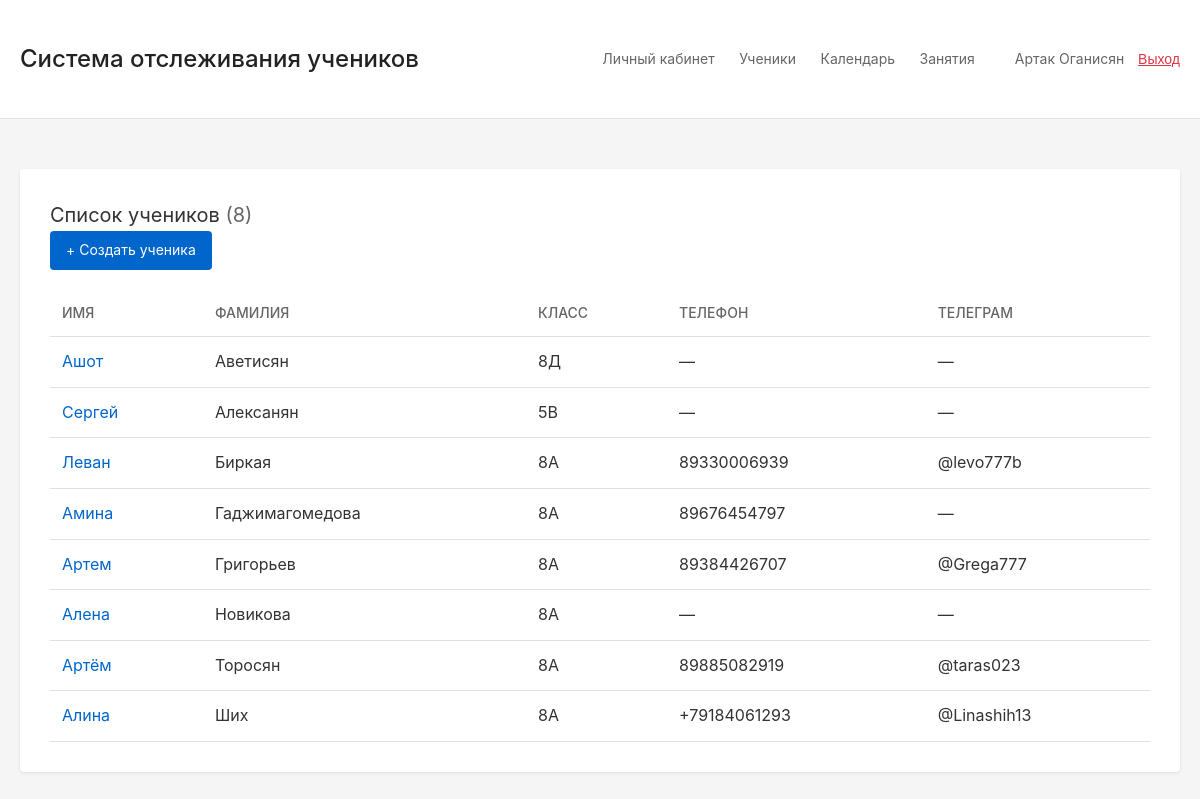
The app's page /students/ (signed in), older data.
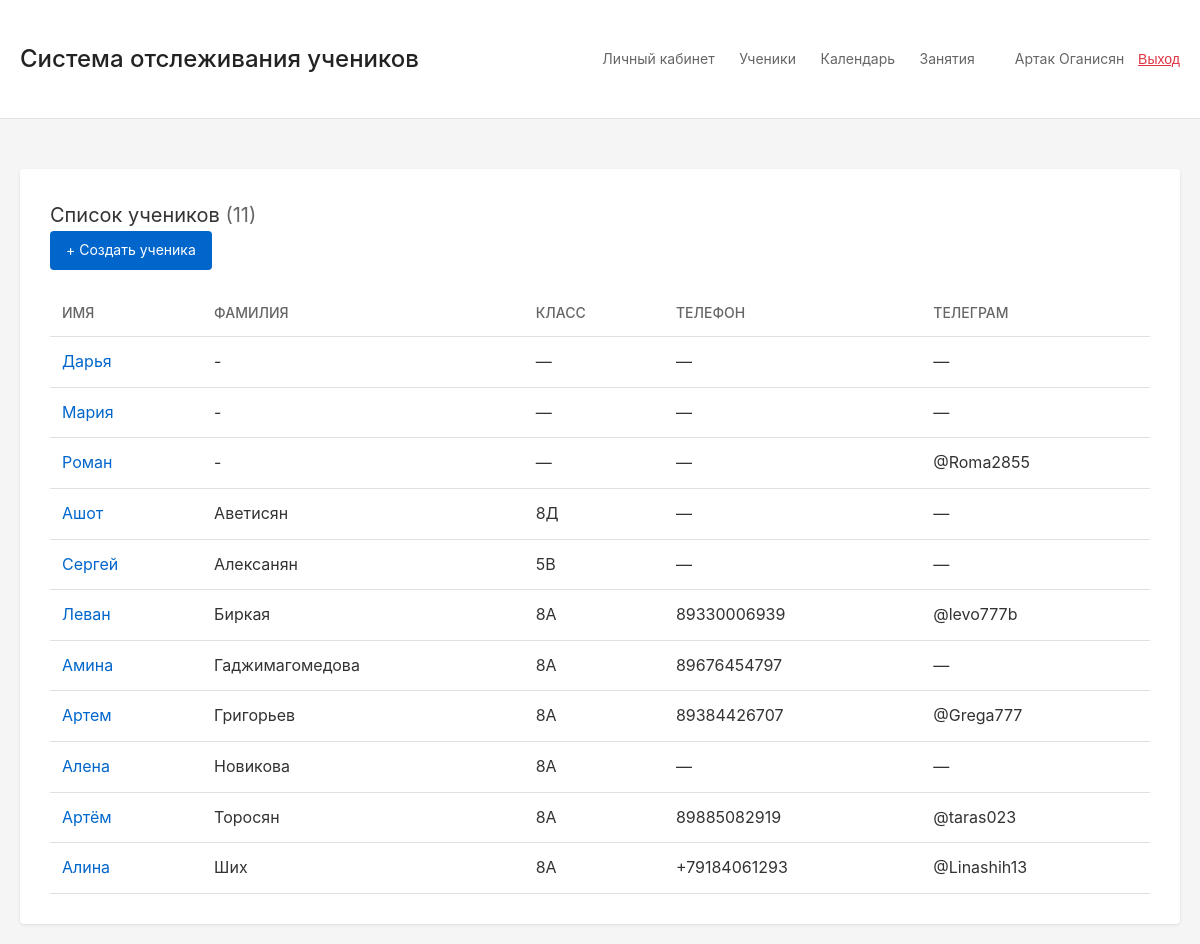
The same page, newer data.
### main/models.py (models this page shows, shortened)
class Student(models.Model):
    tutor = models.ForeignKey(Tutor, on_delete=models.CASCADE, related_name='students', verbose_name='Репетитор')
    first_name = models.CharField(max_length=100, verbose_name='Имя')
    last_name = models.CharField(max_length=100, verbose_name='Фамилия')
    phone = models.CharField(max_length=20, blank=True, null=True, verbose_name='Телефон')
    telegram = models.CharField(max_length=20, blank=True, null=True, verbose_name='Телеграм')
    created_at = models.DateTimeField(auto_now_add=True, verbose_name='Дата создания')
    updated_at = models.DateTimeField(auto_now=True, verbose_name='Дата обновления')
    grade = models.CharField(max_length=10, blank=True, null=True, verbose_name='Класс')
    notes = models.TextField(blank=True, verbose_name='Заметки')
    is_active = models.BooleanField(default=True, verbose_name='Активен')
    class Meta:
        verbose_name = 'Ученик'
        verbose_name_plural = 'Ученики'
        ordering = ['last_name', 'first_name']

### main/views.py (the view)
# urls.py: path('students/', views.student_list, name='student_list'),
@login_required
def student_list(request):
    tutor = get_tutor(request)
    if not tutor:
        messages.error(request, 'Профиль репетитора не найден.')
        return redirect('dashboard')
    students = Student.objects.filter(tutor=tutor, is_active=True)
    students_count = students.count()
    return render(request, 'main/student_list.html', {
        'students': students,
        'students_count': students_count
    })

### main/views.py (called while the page is built)
def get_tutor(request):
    if request.user.is_authenticated:
        try:
            return request.user.tutor
        except Tutor.DoesNotExist:
            return None
    return None

### main/templates/main/student_list.html (shortened to what this page needs)
{% extends 'main/base.html' %}
{% block content %}
<div class="page-header">
    <h2 style="font-weight: 400; font-size: 20px; margin: 0;">
        Список учеников
        {% if students_count is not None %}
            <span style="color: #666; font-size: 20px;">({{ students_count }})</span>
        {% endif %}
    </h2>
    <a href="{% url 'student_create' %}" class="btn">+ Создать ученика</a>
</div>
{% if students %}
    <div class="table-responsive">
    <table>
        <thead>
            <tr>
                <th>Имя</th>
                <th>Фамилия</th>
                <th>Класс</th>
                <th class="table-mobile-hide">Телефон</th>
                <th class="table-mobile-hide">Телеграм</th>
            </tr>
        </thead>
        <tbody>
            {% for student in students %}
            <tr>
                <td><a href="{% url 'student_detail' student.pk %}">{{ student.first_name }}</a></td>
                <td>{{ student.last_name }}</td>
                <td>{{ student.grade|default:"—" }}</td>
                <td class="table-mobile-hide">{{ student.phone|default:"—" }}</td>
                <td class="table-mobile-hide">{{ student.telegram|default:"—" }}</td>
            </tr>
            {% endfor %}
        </tbody>
    </table>
    </div>
{% else %}
    <div class="empty-state">
        <p>Пока нет учеников в системе</p>
    </div>
{% endif %}
{% endblock %}

### main/templates/main/base.html (shortened to what this page needs)
<!DOCTYPE html>
<html lang="ru">
<head>
</head>
<body>
    <header>
        <div class="container">
            <div style="display: flex; justify-content: space-between; align-items: center;">
                <h1><a href="{% url 'dashboard' %}" style="color: #222; text-decoration: none;">Система отслеживания учеников</a></h1>
                <div style="display: flex; align-items: center; gap: 20px;">
                    {% if user.is_authenticated %}
                        <nav>
                            <a href="{% url 'dashboard' %}">Личный кабинет</a>
                            <a href="{% url 'student_list' %}">Ученики</a>
                            <a href="{% url 'calendar' %}">Календарь</a>
                            <a href="{% url 'lesson_list' %}">Занятия</a>
                        </nav>
                        <div style="font-size: 14px; color: #666;">
                            {{ user.get_full_name|default:user.username }}
                            <form method="post" action="{% url 'logout' %}" style="display: inline;">
                                <button type="submit" style="background: none; border: none; color: #dc3545; cursor: pointer; text-decoration: underline; padding: 0; margin-left: 10px; font-size: 14px;">Выход</button>
                            </form>
                        </div>
                    {% else %}
                        <nav>
                            <a href="{% url 'login' %}">Вход</a>
                            <a href="{% url 'register' %}">Регистрация</a>
                        </nav>
                    {% endif %}
                </div>
            </div>
        </div>
    </header>
    <div class="container">
        <div class="content">
            {% block content %}{% endblock %}
        </div>
    </div>
</body>
</html>

### main/templates/main/base.html (style rules this page uses)
* { margin: 0; padding: 0; box-sizing: border-box; }
body { font-family: -apple-system, BlinkMacSystemFont, 'Segoe UI', Roboto, Oxygen, Ubuntu, Cantarell, sans-serif; line-height: 1.6; color: #333; background: #f5f5f5; }
.container { max-width: 1200px; margin: 0 auto; padding: 20px; }
header { background: #fff; padding: 20px 0; border-bottom: 1px solid #e0e0e0; margin-bottom: 30px; }
header h1 { font-size: 24px; font-weight: 500; color: #222; }
nav a { margin-right: 20px; color: #666; font-size: 14px; }
.content { background: #fff; padding: 30px; border-radius: 4px; box-shadow: 0 1px 3px rgba(0,0,0,0.1); }
a { color: #0066cc; text-decoration: none; }
.btn { display: inline-block; padding: 8px 16px; background: #0066cc; color: #fff; border: none; border-radius: 4px; cursor: pointer; text-decoration: none; font-size: 14px; }
table { width: 100%; border-collapse: collapse; margin-top: 20px; }
th, td { padding: 12px; text-align: left; border-bottom: 1px solid #e0e0e0; }
th { font-weight: 500; color: #666; font-size: 14px; text-transform: uppercase; }

Row changes from the older to the newer data that the page shows:
added Student: first_name "Дарья", last_name "-", grade "—", phone "—", telegram "—"
added Student: first_name "Мария", last_name "-", grade "—", phone "—", telegram "—"
added Student: first_name "Роман", last_name "-", grade "—", phone "—", telegram "@Roma2855"
Text that changed along with them:
{{ students_count }}: "8" → "11"
